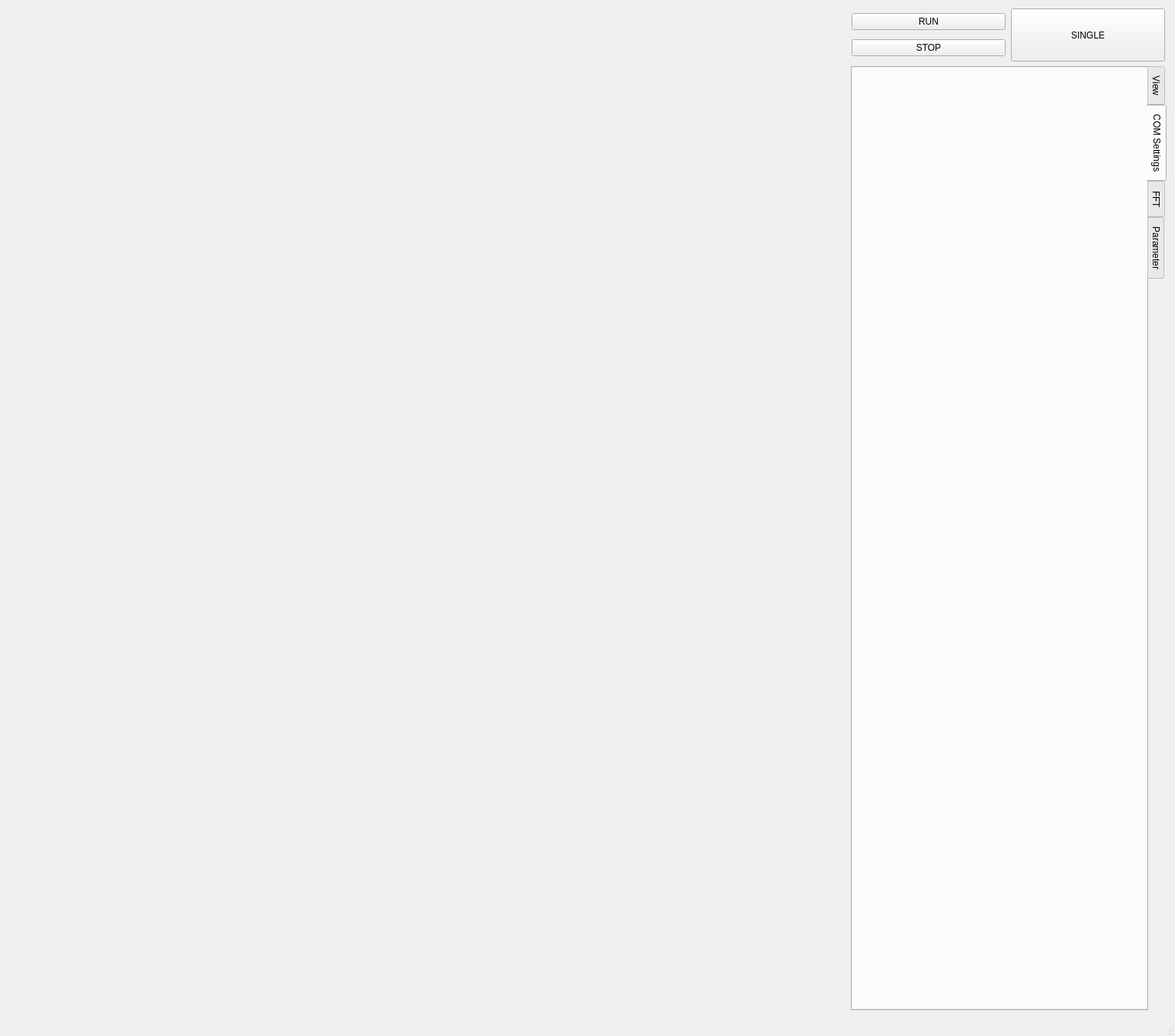
<?xml version="1.0" encoding="UTF-8"?>
<ui version="4.0">
 <class>MainWindow</class>
 <widget class="QMainWindow" name="MainWindow">
  <property name="geometry">
   <rect>
    <x>0</x>
    <y>0</y>
    <width>1526</width>
    <height>1346</height>
   </rect>
  </property>
  <property name="windowTitle">
   <string>MainWindow</string>
  </property>
  <widget class="QWidget" name="centralWidget">
   <layout class="QHBoxLayout" name="horizontalLayout_2">
    <item>
     <layout class="QHBoxLayout" name="horizontalLayout_3">
      <item>
       <widget class="QCustomPlot" name="plot" native="true">
        <property name="sizePolicy">
         <sizepolicy hsizetype="Minimum" vsizetype="Minimum">
          <horstretch>0</horstretch>
          <verstretch>0</verstretch>
         </sizepolicy>
        </property>
        <property name="minimumSize">
         <size>
          <width>10</width>
          <height>0</height>
         </size>
        </property>
       </widget>
      </item>
      <item>
       <layout class="QVBoxLayout" name="verticalLayout_3">
        <item>
         <layout class="QHBoxLayout" name="horizontalLayout">
          <item>
           <layout class="QVBoxLayout" name="verticalLayout">
            <property name="sizeConstraint">
             <enum>QLayout::SetDefaultConstraint</enum>
            </property>
            <item>
             <widget class="QPushButton" name="RUNButton">
              <property name="sizePolicy">
               <sizepolicy hsizetype="Fixed" vsizetype="Fixed">
                <horstretch>0</horstretch>
                <verstretch>0</verstretch>
               </sizepolicy>
              </property>
              <property name="minimumSize">
               <size>
                <width>200</width>
                <height>0</height>
               </size>
              </property>
              <property name="text">
               <string>RUN</string>
              </property>
             </widget>
            </item>
            <item>
             <widget class="QPushButton" name="STOPButton">
              <property name="sizePolicy">
               <sizepolicy hsizetype="Fixed" vsizetype="Fixed">
                <horstretch>0</horstretch>
                <verstretch>0</verstretch>
               </sizepolicy>
              </property>
              <property name="minimumSize">
               <size>
                <width>200</width>
                <height>0</height>
               </size>
              </property>
              <property name="text">
               <string>STOP</string>
              </property>
             </widget>
            </item>
           </layout>
          </item>
          <item>
           <widget class="QPushButton" name="SINGLEButton">
            <property name="sizePolicy">
             <sizepolicy hsizetype="Fixed" vsizetype="Fixed">
              <horstretch>0</horstretch>
              <verstretch>0</verstretch>
             </sizepolicy>
            </property>
            <property name="minimumSize">
             <size>
              <width>200</width>
              <height>69</height>
             </size>
            </property>
            <property name="text">
             <string>SINGLE</string>
            </property>
           </widget>
          </item>
         </layout>
        </item>
        <item>
         <widget class="QTabWidget" name="tabs">
          <property name="sizePolicy">
           <sizepolicy hsizetype="Fixed" vsizetype="Preferred">
            <horstretch>0</horstretch>
            <verstretch>0</verstretch>
           </sizepolicy>
          </property>
          <property name="minimumSize">
           <size>
            <width>410</width>
            <height>0</height>
           </size>
          </property>
          <property name="tabPosition">
           <enum>QTabWidget::East</enum>
          </property>
          <property name="tabShape">
           <enum>QTabWidget::Rounded</enum>
          </property>
          <property name="currentIndex">
           <number>1</number>
          </property>
          <property name="documentMode">
           <bool>false</bool>
          </property>
          <property name="tabsClosable">
           <bool>false</bool>
          </property>
          <property name="movable">
           <bool>true</bool>
          </property>
          <property name="tabBarAutoHide">
           <bool>false</bool>
          </property>
          <widget class="QWidget" name="view">
           <attribute name="title">
            <string>View</string>
           </attribute>
           <widget class="ViewWidget" name="viewWidget" native="true">
            <property name="geometry">
             <rect>
              <x>10</x>
              <y>10</y>
              <width>351</width>
              <height>761</height>
             </rect>
            </property>
           </widget>
          </widget>
          <widget class="QWidget" name="settings">
           <attribute name="title">
            <string>COM Settings</string>
           </attribute>
           <layout class="QVBoxLayout" name="verticalLayout_4">
            <item>
             <widget class="SettingsWidget" name="settingswidget" native="true"/>
            </item>
           </layout>
          </widget>
          <widget class="QWidget" name="fft">
           <attribute name="title">
            <string>FFT</string>
           </attribute>
           <layout class="QVBoxLayout" name="verticalLayout_3">
            <item>
             <widget class="FFTWidget" name="fftwidget" native="true"/>
            </item>
           </layout>
          </widget>
          <widget class="QWidget" name="parameter">
           <attribute name="title">
            <string>Parameter</string>
           </attribute>
           <layout class="QVBoxLayout" name="verticalLayout_2">
            <item>
             <widget class="ParameterWidget" name="parameterwidget" native="true"/>
            </item>
           </layout>
          </widget>
         </widget>
        </item>
       </layout>
      </item>
     </layout>
    </item>
   </layout>
  </widget>
  <widget class="QMenuBar" name="menuBar">
   <property name="geometry">
    <rect>
     <x>0</x>
     <y>0</y>
     <width>1526</width>
     <height>35</height>
    </rect>
   </property>
  </widget>
  <widget class="QStatusBar" name="statusBar"/>
 </widget>
 <layoutdefault spacing="6" margin="11"/>
 <customwidgets>
  <customwidget>
   <class>QCustomPlot</class>
   <extends>QWidget</extends>
   <header>qcustomplot.h</header>
   <container>1</container>
  </customwidget>
  <customwidget>
   <class>ViewWidget</class>
   <extends>QWidget</extends>
   <header>viewwidget.h</header>
   <container>1</container>
  </customwidget>
  <customwidget>
   <class>SettingsWidget</class>
   <extends>QWidget</extends>
   <header>settingswidget.h</header>
   <container>1</container>
  </customwidget>
  <customwidget>
   <class>FFTWidget</class>
   <extends>QWidget</extends>
   <header>fftwidget.h</header>
   <container>1</container>
  </customwidget>
  <customwidget>
   <class>ParameterWidget</class>
   <extends>QWidget</extends>
   <header>parameterwidget.h</header>
   <container>1</container>
  </customwidget>
 </customwidgets>
 <resources/>
 <connections/>
</ui>
